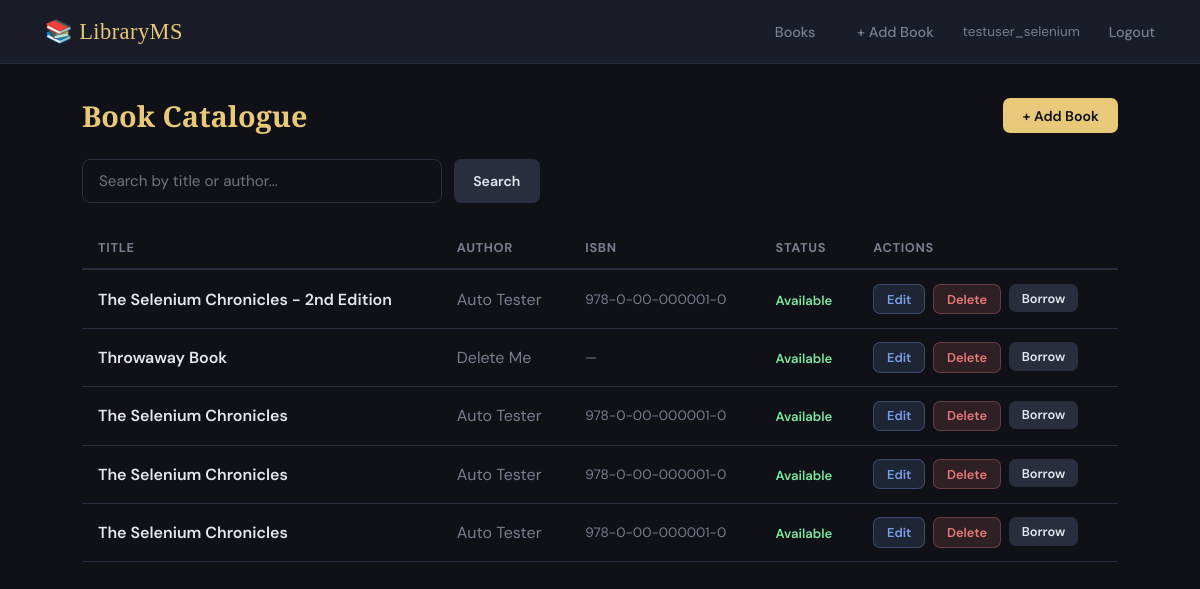
The app's page /books (signed in) with its own data.
### models.py (models this page shows)
class Book(db.Model):
    __tablename__ = 'books'
    id = db.Column(db.Integer, primary_key=True)
    title = db.Column(db.String(200), nullable=False)
    author = db.Column(db.String(100), nullable=False)
    isbn = db.Column(db.String(20), nullable=True)
    available = db.Column(db.Boolean, default=True)
    created_at = db.Column(db.DateTime, default=datetime.utcnow)
    borrows = db.relationship('Borrow', backref='book', lazy=True)

### app.py (the view)
@app.route('/books')
@login_required
def books():
    query = request.args.get('q', '').strip()
    if query:
        book_list = Book.query.filter(
            (Book.title.ilike(f'%{query}%')) | (Book.author.ilike(f'%{query}%'))
        ).all()
    else:
        book_list = Book.query.all()
    borrowed_ids = {b.book_id for b in Borrow.query.filter_by(user_id=session['user_id'], returned=False).all()}
    return render_template('books.html', books=book_list, query=query, borrowed_ids=borrowed_ids)

### app.py (called while the page is built)
def login_required(f):
    @wraps(f)
    def decorated(*args, **kwargs):
        if 'user_id' not in session:
            flash('Please login first.', 'warning')
            return redirect(url_for('login'))
        return f(*args, **kwargs)
    return decorated

### templates/books.html (shortened to what this page needs)
{% extends "base.html" %}
{% block content %}
<div style="display:flex;align-items:center;justify-content:space-between;margin-bottom:1.5rem;flex-wrap:wrap;gap:1rem;">
    <h1 style="margin-bottom:0;">Book Catalogue</h1>
    <a href="{{ url_for('add_book') }}" class="btn btn-primary" id="add-book-btn">+ Add Book</a>
</div>
<form method="GET" action="{{ url_for('books') }}" style="margin-bottom:1.5rem;display:flex;gap:0.75rem;" id="search-form">
    <input type="text" name="q" value="{{ query }}" class="form-control" placeholder="Search by title or author..." id="search-input" style="max-width:360px;">
    <button type="submit" class="btn btn-secondary" id="search-btn">Search</button>
</form>
{% if books %}
<div style="overflow-x:auto;">
<table style="width:100%;border-collapse:collapse;" id="books-table">
    <thead>
        <tr style="border-bottom:2px solid var(--border);">
            <th style="text-align:left;padding:0.75rem 1rem;font-size:0.8rem;text-transform:uppercase;letter-spacing:0.05em;color:var(--muted);">Title</th>
            <th style="text-align:left;padding:0.75rem 1rem;font-size:0.8rem;text-transform:uppercase;letter-spacing:0.05em;color:var(--muted);">Author</th>
            <th style="text-align:left;padding:0.75rem 1rem;font-size:0.8rem;text-transform:uppercase;letter-spacing:0.05em;color:var(--muted);">ISBN</th>
            <th style="text-align:left;padding:0.75rem 1rem;font-size:0.8rem;text-transform:uppercase;letter-spacing:0.05em;color:var(--muted);">Status</th>
            <th style="text-align:left;padding:0.75rem 1rem;font-size:0.8rem;text-transform:uppercase;letter-spacing:0.05em;color:var(--muted);">Actions</th>
        </tr>
    </thead>
    <tbody>
    {% for book in books %}
    <tr style="border-bottom:1px solid var(--border);" class="book-row" data-book-id="{{ book.id }}">
        <td style="padding:0.85rem 1rem;font-weight:600;">{{ book.title }}</td>
        <td style="padding:0.85rem 1rem;color:var(--muted);">{{ book.author }}</td>
        <td style="padding:0.85rem 1rem;color:var(--muted);font-size:0.85rem;">{{ book.isbn or '—' }}</td>
        <td style="padding:0.85rem 1rem;">
            {% if book.available %}
                <span style="color:var(--success);font-size:0.82rem;font-weight:600;" class="book-status">Available</span>
            {% else %}
                <span style="color:var(--danger);font-size:0.82rem;font-weight:600;" class="book-status">Borrowed</span>
            {% endif %}
        </td>
        <td style="padding:0.85rem 1rem;display:flex;gap:0.5rem;flex-wrap:wrap;">
            <a href="{{ url_for('edit_book', book_id=book.id) }}" class="btn btn-info btn-sm edit-btn">Edit</a>
            <form method="POST" action="{{ url_for('delete_book', book_id=book.id) }}" style="display:inline;" class="delete-form">
                <button type="submit" class="btn btn-danger btn-sm delete-btn" onclick="return confirm('Delete this book?')">Delete</button>
            </form>
            {% if book.id not in borrowed_ids %}
                <form method="POST" action="{{ url_for('borrow_book', book_id=book.id) }}" style="display:inline;" class="borrow-form">
                    <button type="submit" class="btn btn-secondary btn-sm borrow-btn" {% if not book.available %}disabled{% endif %}>Borrow</button>
                </form>
            {% else %}
                <form method="POST" action="{{ url_for('return_book', book_id=book.id) }}" style="display:inline;" class="return-form">
                    <button type="submit" class="btn btn-success btn-sm return-btn">Return</button>
                </form>
            {% endif %}
        </td>
    </tr>
    {% endfor %}
    </tbody>
</table>
</div>
{% endif %}
{% endblock %}

### templates/base.html (shortened to what this page needs)
<!DOCTYPE html>
<html lang="en">
<head>
</head>
<body>
<nav>
    <a href="{{ url_for('books') }}" class="brand">📚 LibraryMS</a>
    <div class="nav-links">
        {% if session.get('user_id') %}
            <a href="{{ url_for('books') }}">Books</a>
            <a href="{{ url_for('add_book') }}">+ Add Book</a>
            <span style="color:var(--muted);font-size:0.85rem;">{{ session.get('username') }}</span>
            <a href="{{ url_for('logout') }}" id="logout-link">Logout</a>
        {% else %}
            <a href="{{ url_for('login') }}">Login</a>
            <a href="{{ url_for('register') }}">Register</a>
        {% endif %}
    </div>
</nav>
<div class="container">
    {% block content %}{% endblock %}
</div>
</body>
</html>

### templates/base.html (style rules this page uses)
*, *::before, *::after { box-sizing: border-box; margin: 0; padding: 0; }
:root { --bg: #0f1117; --surface: #1a1d27; --border: #2a2d3e; --accent: #e8c97a; --accent2: #7a9ee8; --text: #e4e6f0; --muted: #7a7d8e; --danger: #e87a7a; --success: #7ae8a0; --warning: #e8c97a; }
body { font-family: 'DM Sans', sans-serif; background: var(--bg); color: var(--text); min-height: 100vh; }
nav { background: var(--surface); border-bottom: 1px solid var(--border); padding: 0 2rem; display: flex; align-items: center; justify-content: space-between; height: 64px; }
nav .brand { font-family: 'Playfair Display', serif; font-size: 1.4rem; color: var(--accent); text-decoration: none; letter-spacing: 0.02em; }
nav .nav-links { display: flex; gap: 1rem; align-items: center; }
nav a { color: var(--muted); text-decoration: none; font-size: 0.9rem; font-weight: 500; padding: 0.4rem 0.8rem; border-radius: 6px; transition: all 0.2s; }
.container { max-width: 1100px; margin: 0 auto; padding: 2rem; }
.btn { display: inline-block; padding: 0.55rem 1.2rem; border-radius: 7px; border: none; font-family: 'DM Sans', sans-serif; font-size: 0.88rem; font-weight: 600; cursor: pointer; text-decoration: none; transition: all 0.2s; }
.btn-primary { background: var(--accent); color: #0f1117; }
.btn-secondary { background: var(--border); color: var(--text); }
.btn-danger { background: rgba(232,122,122,0.15); color: var(--danger); border: 1px solid rgba(232,122,122,0.3); }
.btn-info { background: rgba(122,158,232,0.15); color: var(--accent2); border: 1px solid rgba(122,158,232,0.3); }
.btn-sm { padding: 0.35rem 0.8rem; font-size: 0.8rem; }
.form-control { width: 100%; padding: 0.7rem 1rem; background: var(--bg); border: 1px solid var(--border); border-radius: 8px; color: var(--text); font-family: 'DM Sans', sans-serif; font-size: 0.95rem; transition: border-color 0.2s; }
h1 { font-family: 'Playfair Display', serif; font-size: 1.8rem; color: var(--accent); margin-bottom: 1.5rem; }

### records on screen
Book: title "The Selenium Chronicles - 2nd Edition", author "Auto Tester", isbn "978-0-00-000001-0", available "Available"
Book: title "Throwaway Book", author "Delete Me", isbn "—", available "Available"
Book: title "The Selenium Chronicles", author "Auto Tester", isbn "978-0-00-000001-0", available "Available"
Book: title "The Selenium Chronicles", author "Auto Tester", isbn "978-0-00-000001-0", available "Available"
Book: title "The Selenium Chronicles", author "Auto Tester", isbn "978-0-00-000001-0", available "Available"

### other values on screen
{{ session.get('username') }} "testuser_selenium"
